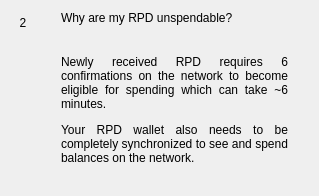
                  <widget class="QWidget" name="widgetFaq2" native="true">
                   <layout class="QHBoxLayout" name="horizontalPage2" stretch="0,1">
                    <item alignment="Qt::AlignTop">
                     <widget class="QLabel" name="labelNumber2">
                      <property name="minimumSize">
                       <size>
                        <width>24</width>
                        <height>24</height>
                       </size>
                      </property>
                      <property name="maximumSize">
                       <size>
                        <width>16777215</width>
                        <height>24</height>
                       </size>
                      </property>
                      <property name="text">
                       <string>2</string>
                      </property>
                      <property name="alignment">
                       <set>Qt::AlignCenter</set>
                      </property>
                     </widget>
                    </item>
                    <item>
                     <layout class="QVBoxLayout" name="verticalLayoutPage2">
                      <property name="spacing">
                       <number>0</number>
                      </property>
                      <property name="leftMargin">
                       <number>20</number>
                      </property>
                      <property name="rightMargin">
                       <number>20</number>
                      </property>
                      <item>
                       <widget class="QLabel" name="labelSubtitle2">
                        <property name="text">
                         <string>Why are my RPD unspendable?</string>
                        </property>
                        <property name="wordWrap">
                         <bool>true</bool>
                        </property>
                       </widget>
                      </item>
                      <item>
                       <spacer name="verticalSpacer_20">
                        <property name="orientation">
                         <enum>Qt::Vertical</enum>
                        </property>
                        <property name="sizeType">
                         <enum>QSizePolicy::Fixed</enum>
                        </property>
                        <property name="sizeHint" stdset="0">
                         <size>
                          <width>20</width>
                          <height>30</height>
                         </size>
                        </property>
                       </spacer>
                      </item>
                      <item>
                       <widget class="QLabel" name="labelContent2">
                        <property name="text">
                         <string>
                           &lt;html&gt;&lt;head/&gt;&lt;body&gt;&lt;p align=&quot;justify&quot;&gt;
                           Newly received RPD requires 6 confirmations on the network
                           to become eligible for spending which can take ~6 minutes.
                           &lt;/p&gt;&lt;p align=&quot;justify&quot;&gt;
                           Your RPD wallet also needs to be completely synchronized
                           to see and spend balances on the network.
                           &lt;/p&gt;&lt;/body&gt;&lt;/html&gt;
                         </string>
                        </property>
                        <property name="alignment">
                         <set>Qt::AlignLeading|Qt::AlignLeft|Qt::AlignTop</set>
                        </property>
                        <property name="wordWrap">
                         <bool>true</bool>
                        </property>
                       </widget>
                      </item>
                      <item>
                       <spacer name="verticalSpacer_21">
                        <property name="orientation">
                         <enum>Qt::Vertical</enum>
                        </property>
                        <property name="sizeHint" stdset="0">
                         <size>
                          <width>20</width>
                          <height>20</height>
                         </size>
                        </property>
                       </spacer>
                      </item>
                     </layout>
                    </item>
                   </layout>
                  </widget>
